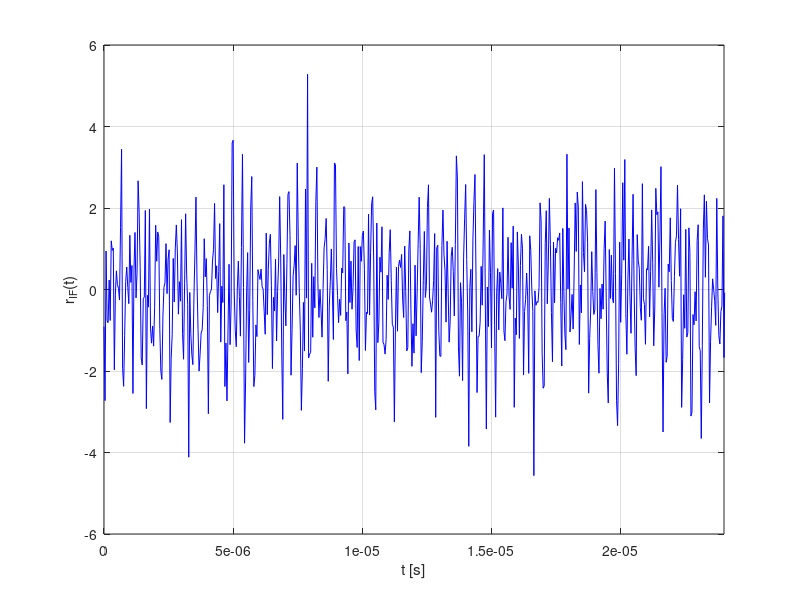
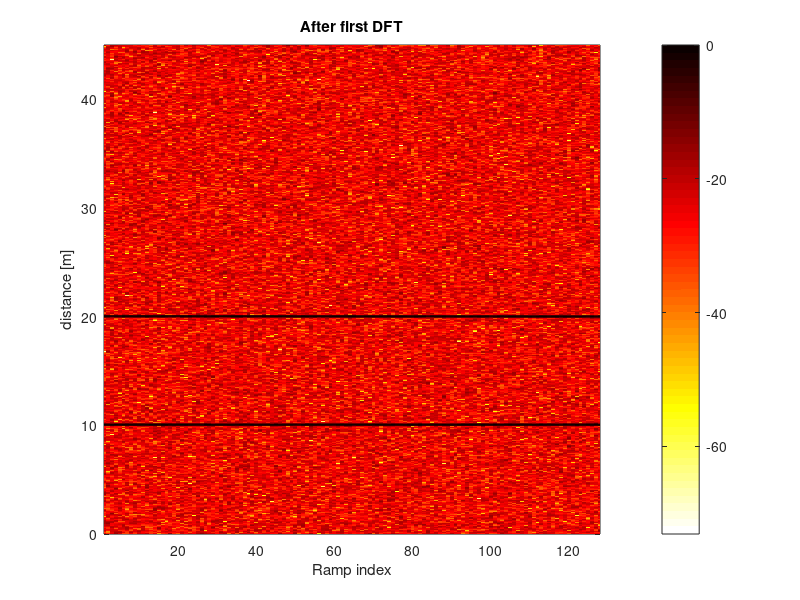
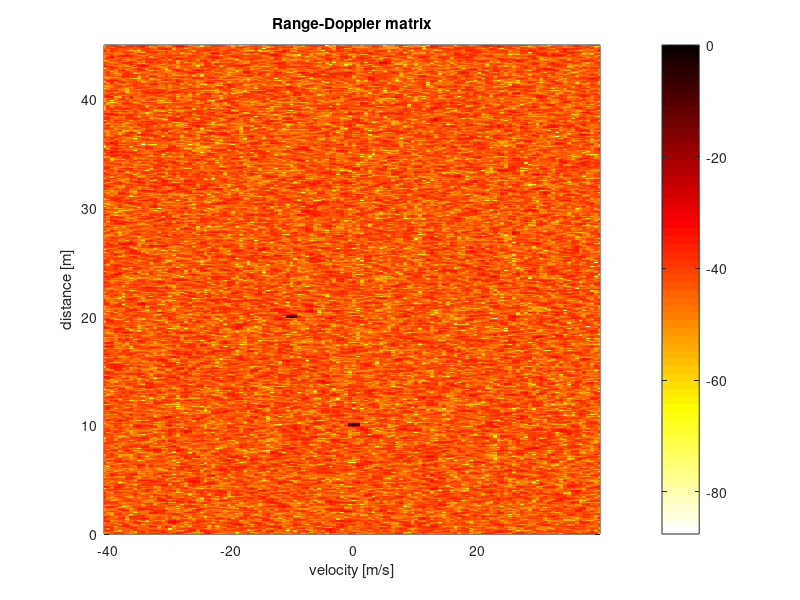

Here is the MATLAB script that generated these plots, in order:
%Simple demonstration for baseband phase-domain modeling
clear all
close all

%% define scenario parameters
c=3e8;     %speed of light
param.p = [0;0];     %position of radar
param.N_ant_rx = 4;

SNR = 0;  %rx snr [dB]

objects.p_0 = [0 20; 0 10]';   %object's initial (cartesian) positions
objects.v = [0 10; 0 0]';   %object's initial velocities in x and y directions in [m/s]
%objects.rcs = [10];       %object's RCS in dBm^2
objects.alpha = [1 1];   %amplitude of object, in this simple model, no radar equation is used
objects.M = length(objects.alpha);


%% signaling parameters
sig.B_sw = 1e9;    %sweep BW, [Hz]
sig.f_0 = 77e9;    %start frequency [Hz]
sig.T_sw = 24e-6;   %sweep time (of one sweep/ramp) [s]
sig.N_sw = 128;     %number of sweeps/ramps
sig.N_samp_per_ramp = 1024;  %number of fast-time samples (ADC samples per ramp)
sig.k = sig.B_sw/sig.T_sw; %sweep slope [Hz/s]
sig.lambda = c/(sig.f_0+sig.B_sw/2);

sig.f_s = 25e6;      %sampling frequency
sig.T_s = 1/sig.f_s;
sig.t_sw = 0:sig.T_s:(sig.N_samp_per_ramp-1)*sig.T_s; sig.t_sw = sig.t_sw(:);

param.ant_rx_spacing = c/sig.f_0/2;  %RX antenna spacing [m]

%% convert object parameters to channel parameters (d, v, AoA)
objects.d_0_true = zeros(objects.M,1);
objects.AoA = zeros(objects.M,1);
objects.v_r_true = zeros(objects.M, 1);

for m = 1:objects.M
    objects.d_0_true(m) = norm(param.p-objects.p_0(:,m));  %distance
    %calculate components of velocity
    objects.v_true_abs(m) = norm(objects.v(:, m)); %absolute velocity
    p_diff = objects.p_0(:,m)-param.p;  %vector from radar to object
    p_u = -p_diff/norm(p_diff);  %unit vector from object to radar
    if(objects.v_true_abs(m) > eps)  %prevent computation for static objects
        cos_phi = objects.v(:,m)'*p_u/objects.v_true_abs(m);  %cos of angle between velocity and radial velocity
        objects.v_r_true(m) = objects.v_true_abs(m)*cos_phi;  %radial velocity
    end
    objects.AoA(m) = atan2(p_diff(2), p_diff(1))-pi/2; %angle of arrival
end

%% generate IF signal
sig_IF = zeros(sig.N_samp_per_ramp, sig.N_sw, param.N_ant_rx);
%distance difference of arrival at RX antennas
delta_d = param.ant_rx_spacing .* sin(objects.AoA);

%base time matrix (same for all sweeps)
T_sw = sig.t_sw*ones(1,sig.N_sw);
%continued time matrix (continuous also along sweep dimension)
T_sw_cont = T_sw + sig.T_sw*repmat(0:(sig.N_sw-1), sig.N_samp_per_ramp, 1);

for i_ant = 1:param.N_ant_rx
    sig_temp = zeros(sig.N_samp_per_ramp, sig.N_sw);  %temporary to sum up object signals
    for m = 1:objects.M  %over objects
        d_0_i_m = objects.d_0_true(m);  %current distance of i-th antenna
        tau_0_i_m = (2*d_0_i_m + delta_d(m).*(i_ant-1))/c;   %RTDT of i-th antenna (start of first sweep)
        
        %compute phase of m-th IF signal
        Tau = tau_0_i_m + 2*objects.v_r_true(m)/c .* T_sw_cont;
        phi_m = 2*pi*sig.k.*Tau.*T_sw + 2*pi.*Tau.*sig.f_0 - pi .*sig.k.*Tau.^2;
            
        sig_temp = sig_temp + objects.alpha(m)*cos(phi_m);
        
    end  %over objects
    
    %calculate signal and noise power and generate noise
    sig_power = 10*log10(sum(abs(sig_temp(:).^2))./length(sig_temp(:)));
    noise_power = sig_power-SNR;
    sig_noise_temp = sqrt(10^(noise_power/10))*randn(size(sig_temp));
    
    %total IF signal
    sig_IF(:,:,i_ant) = sig_temp + sig_noise_temp;
    
end  %over antennae

%% resolution and basis vectors
limits.d_max = c*sig.f_s/4/abs(sig.k);
%limits.d_max = c*sig.N_samp_per_ramp/4/sig.B_sw;
limits.d_res = c/2/abs(sig.B_sw);
limits.v_max = c/(4*sig.f_0*sig.T_sw);  
limits.v_res = c/(2*sig.f_0*sig.T_sw*sig.N_sw);

%distance vector for first stage DFT
d_vec = linspace(0,1,sig.N_samp_per_ramp/2)*limits.d_max; 
%velocity vector
v_vec = [-sig.N_sw/2 : sig.N_sw/2-1].' ./sig.N_sw .* 2*limits.v_max; 

%% Range/Doppler processing
%windowing in fast-time
win_range = repmat(hann(sig.N_samp_per_ramp), 1, sig.N_sw, param.N_ant_rx);
sig_IF_win = sig_IF.*win_range;
%FFT over fast-time
S_range = 1/sqrt(sig.N_samp_per_ramp) * fft(sig_IF_win, sig.N_samp_per_ramp);
%cut out positive side of spectrum 
S_range = S_range(1:length(d_vec), :, :);

%windowing in slow-time/ramps
win_doppler = repmat(hann(sig.N_sw).', length(d_vec), 1, param.N_ant_rx);
S_range_win = S_range.*win_doppler;
%FFT over slow-time/ramps
S_RD = 1/sqrt(sig.N_sw) * fftshift(fft(S_range_win, sig.N_sw, 2),2);


%% plot
%IF signal
figure, hold on, grid on, box on
plot(sig.t_sw, sig_IF(:, 1, 1), 'b-')
xlabel('t [s]')
ylabel('r_{IF}(t)')
xlim([0 sig.T_sw])

%Range spectrum
figure, hold on, grid on, box on
%select RX antenna
S_range_plot = S_range(:, :, 1);
%scale
S_range_plot = S_range_plot./max(max(abs( S_range_plot )));
S_range_plot = 20*log10(abs(S_range_plot));
imagesc(1:sig.N_sw, d_vec, S_range_plot)
colormap(flipud(hot)), colorbar
axis([1 sig.N_sw min(d_vec) max(d_vec)])
xlabel('Ramp index')
ylabel('distance [m]')
title('After first DFT')

%Range-Doppler matrix
figure, hold on, grid on, box on
%select RX antenna
S_RD_plot = S_RD(:, :, 1);
%scale
S_RD_plot = S_RD_plot./max(max(abs( S_RD_plot )));
S_RD_plot = 20*log10(abs(S_RD_plot));
imagesc(v_vec, d_vec, S_RD_plot)
colormap(flipud(hot)), colorbar
axis([min(v_vec) max(v_vec) min(d_vec) max(d_vec)])
xlabel('velocity [m/s]')
ylabel('distance [m]')
title('Range-Doppler matrix')


